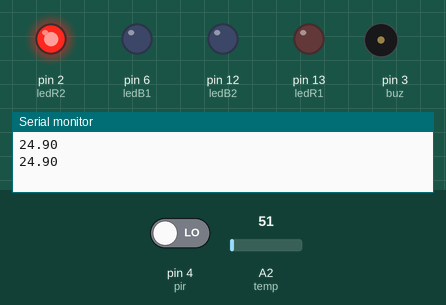
The sketch below on a simulated Arduino Nano, built with avr-gcc and run on an emulated ATmega328P. On the bench: output pins drawn as LEDs (lit = HIGH), buzzer (waves = sounding, pin HIGH), the last lines printed to the serial monitor. Inputs (shaded band) come from the test bench; at power-on: pin 4 (pir) LOW, A2 (temp) = 51. No radio packets arrive unless stated.

Above: at 1.8 s.
1.9 s: pin 4 (pir) driven HIGH
At 2.4 s:
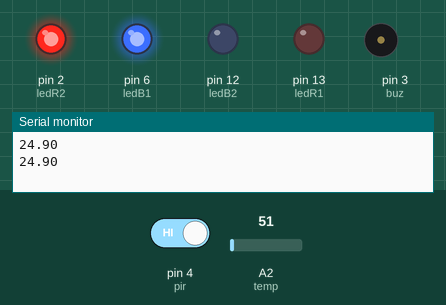
6.2 s: pin 4 (pir) driven LOW
At 6.9 s:
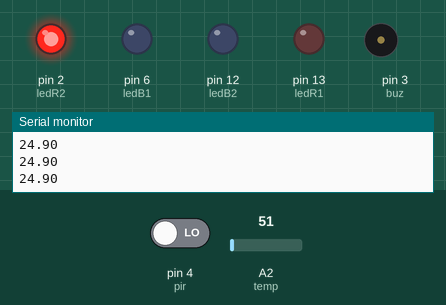
Timing chart, 0 to 9.2 s (numbered marks = the images above; inputs shaded):
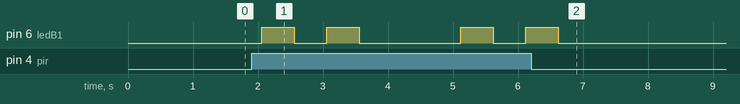

Measured:
- after the input at 1.9 s, pin 6 (ledB1): goes HIGH 0.50 s, LOW 0.50 s, HIGH 0.50 s, LOW 1.6 s, HIGH 0.50 s, LOW 0.50 s, then HIGH, starting after 0.16 s
- after the input at 6.2 s, pin 6 (ledB1): goes on until 6.6 s, then stays LOW

The sketch:

Transmitter_Module.ino
```cpp
/*
Project     : Home Security System (Transmitter Module)
Developer   : Saurabh Agrawal
Components  : Arduino NANO , RF Transmitter, PIR sensor(2)
              Buzzer , LEDs , Battery (9V) , Switch ;
*/

#include <LiquidCrystal.h>
#include <Wire.h>
#include <Keypad.h>
#include <VirtualWire.h>
#include <Password.h>

int ledR1 = 13; // Laser Security Breached
int ledR2 = 2;  // to indicate that tarnsmitter ckt. is ON (O_0)
//int switch1 = 0;
int ledB1 = 6; // to show Transmission
int ledB2 = 12; // PIR  breached
int transmit_pin = 8;
int pir = 4; // main PIR
int buz = 3;
int temp = A2 ;

int pir_state = LOW;

int val;
float vv;

void setup()
{
   Serial.begin(9600);
   //Initialize transmission
   vw_set_tx_pin(transmit_pin);
   vw_setup(4000); // Transmission rate

   //set All components
   pinMode(ledR1, OUTPUT);
   pinMode(ledR2, OUTPUT);
   pinMode(ledB1, OUTPUT);
   pinMode(ledB2, OUTPUT);
   pinMode(buz , OUTPUT);
   pinMode(pir , INPUT);
   pinMode(temp , INPUT);

   //Initialize then with some value
   digitalWrite(ledR2 , HIGH);
   digitalWrite(ledR1 , LOW);
   digitalWrite(ledB1 , LOW);
   digitalWrite(ledB2 , LOW);
   digitalWrite(buz , LOW);
}

void loop()
{
  //Serial.println(analogRead(temp));
  vv = analogRead(temp);
  vv = (vv *500)/1024;
  //vv = vv / 1024 ;
  Serial.println(vv);
  delay(1000);
  char msg[1] = {'0'};
  // Get sensor value
  val = digitalRead(pir);
 //Serial.println(digitalRead(pir));
  //msg[1] = vv;
  // Change message if motion is detected
  if (val== 1)
  {
      msg[0] = '1';
      ledB1_blink();
      //digitalWrite(ledB1, HIGH); // Flash a light to show transmitting
      vw_send((uint8_t *)msg, 1);
      vw_wait_tx(); // Wait until the whole message is gone
      if (pir_state == LOW)
      {
     // Serial.println("Motion detected!");
      pir_state = HIGH;
      }
   }
 else
 {
   msg[0] = '0';
   digitalWrite(ledB1, LOW);
   digitalWrite(ledB2, LOW);
   vw_send((uint8_t *)msg, 1);
   vw_wait_tx(); // Wait until the whole message is gone
   if (pir_state == HIGH)
   {
     // Serial.println("Motion ended!");
      pir_state = LOW;
   }
  }
}

void ledB1_blink()
{
  digitalWrite(ledB1,HIGH);
  delay(500);
  digitalWrite(ledB1,LOW);
  delay(500);
  digitalWrite(ledB1,HIGH);
  delay(500);
  digitalWrite(ledB1,LOW);
  delay(500);
}
```
